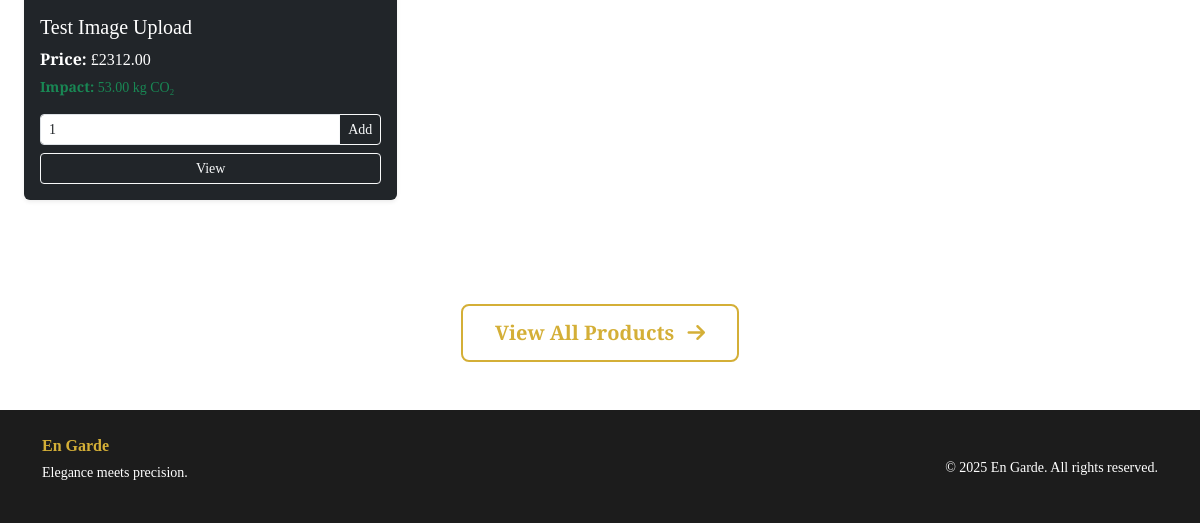
Before: / (lower part) with the older database file.
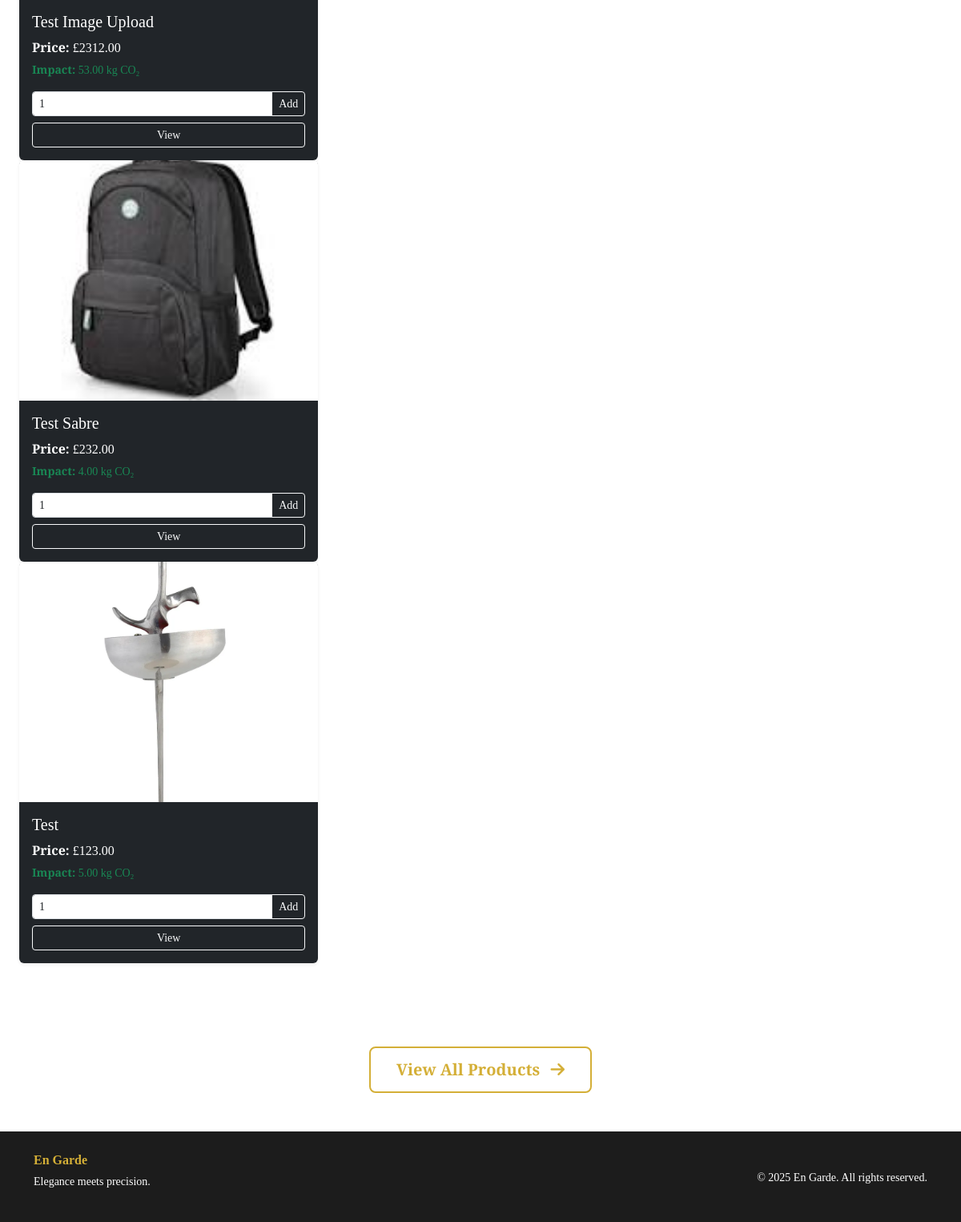
After: the same page with the newer database file.
### website/models.py (models this page shows)
class Product(db.Model):
    __tablename__ = 'products'
    id = db.Column(db.Integer, primary_key=True)
    category_id = db.Column(db.Integer, db.ForeignKey('categories.id'))
    name = db.Column(db.String(255), nullable=False)
    description = db.Column(db.Text)
    price = db.Column(db.Float, nullable=True)
    sku = db.Column(db.String(50), unique=True, nullable=True)
    environmental_impact = db.Column(db.Float, nullable=True)
    stock = db.Column(db.Integer, nullable=True)
    image_filename = db.Column(db.String(255))
    is_variant_parent = db.Column(db.Boolean, default=False)
    options = db.relationship(
        'VariantOption', backref='product', cascade="all, delete")
    variants = db.relationship(
        'ProductVariant', backref='product', cascade="all, delete")

### website/views.py (the view)
@views.route('/')
def home():
    form = AddToCartForm()
    sort = request.args.get('sort', 'default')
    products = Product.query.all()
    if sort == 'price':
        products.sort(key=effective_price)
    elif sort == 'impact':
        products.sort(key=effective_impact)
    elif sort == 'name':
        products.sort(key=lambda p: p.name.lower())
    return render_template('home.html', products=products, sort=sort, form=form)

### website/forms.py
class AddToCartForm(FlaskForm):
    variant_id = HiddenField()
    product_id = HiddenField()
    quantity = IntegerField("Quantity", default=1, validators=[
        DataRequired(),
        NumberRange(min=1, message="Must be at least 1")
    ])
    submit = SubmitField("Add to Cart")

### website/templates/home.html (shortened to what this page needs)
{% extends 'base.html' %}
{% block content %}
  <div class="glider-contain my-5">
    <div class="glider">
      {% for product in products %}
        <div class="glider-slide product-card" data-product-id="{{ product.id }}">
          <div class="card h-100 bg-dark text-white border-0 shadow-sm">
            <a href="{{ url_for('views.product_detail', product_id=product.id) }}">
              <img src="{{ url_for('static', filename='images/products/' ~ (product.image_filename if product.image_filename and product.image_filename != 'None' else 'default-product.webp')) }}"
                  class="card-img-top" alt="{{ product.name }}">
            </a>
            <div class="card-body d-flex flex-column">
              <h5 class="card-title">
                <a href="{{ url_for('views.product_detail', product_id=product.id) }}" class="text-decoration-none text-white">{{ product.name }}</a>
              </h5>
              <p class="mb-1"><strong>Price:</strong>
                {% if product.is_variant_parent %}
                  From £{{ '%.2f'|format(product.variants|min_price) }}
                {% else %}
                  £{{ '%.2f'|format(product.price) }}
                {% endif %}
              </p>
              <p class="text-success small mb-3"><strong>Impact:</strong>
                {% if product.is_variant_parent %}
                  {{ '%.2f'|format(product.variants|min_impact) }} kg CO₂
                {% else %}
                  {{ '%.2f'|format(product.environmental_impact) }} kg CO₂
                {% endif %}
              </p>
              {% if product.is_variant_parent %}
                <a href="{{ url_for('views.product_detail', product_id=product.id) }}" class="btn btn-outline-light btn-sm w-100">View Options</a>
              {% else %}
                <form method="POST" action="{{ url_for('views.add_to_cart') }}">
                  <div class="input-group input-group-sm mb-2">
                    <input type="number" name="quantity" class="form-control" value="1" min="1">
                    <button class="btn btn-outline-light" type="submit">Add</button>
                  </div>
                </form>
                <a href="{{ url_for('views.product_detail', product_id=product.id) }}" class="btn btn-outline-light btn-sm w-100">View</a>
              {% endif %}
            </div>
          </div>
        </div>
      {% endfor %}
    </div>
  </div>
  <div class="py-5 mt-4 text-center">
    <a href="{{ url_for('views.products') }}" class="btn btn-lg view-all-btn">
      View All Products <i class="fa fa-arrow-right ms-2"></i>
    </a>
  </div>
{% endblock %}

Changed rows visible on the page:
added Product: image_filename (picture), name "Test Sabre", price "232.00", environmental_impact "4.00"
added Product: image_filename (picture), name "Test", price "123.00", environmental_impact "5.00"
